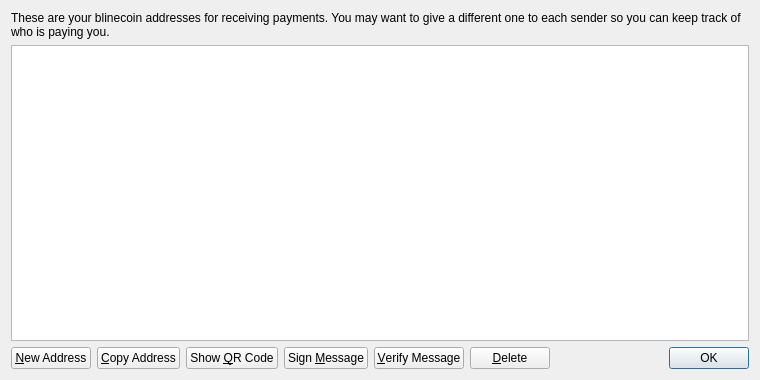
<?xml version="1.0" encoding="UTF-8"?>
<ui version="4.0">
 <class>AddressBookPage</class>
 <widget class="QWidget" name="AddressBookPage">
  <property name="geometry">
   <rect>
    <x>0</x>
    <y>0</y>
    <width>760</width>
    <height>380</height>
   </rect>
  </property>
  <property name="windowTitle">
   <string>Address Book</string>
  </property>
  <layout class="QVBoxLayout" name="verticalLayout">
   <item>
    <widget class="QLabel" name="labelExplanation">
     <property name="text">
      <string>These are your blinecoin addresses for receiving payments. You may want to give a different one to each sender so you can keep track of who is paying you.</string>
     </property>
     <property name="textFormat">
      <enum>Qt::PlainText</enum>
     </property>
     <property name="wordWrap">
      <bool>true</bool>
     </property>
    </widget>
   </item>
   <item>
    <widget class="QTableView" name="tableView">
     <property name="contextMenuPolicy">
      <enum>Qt::CustomContextMenu</enum>
     </property>
     <property name="toolTip">
      <string>Double-click to edit address or label</string>
     </property>
     <property name="tabKeyNavigation">
      <bool>false</bool>
     </property>
     <property name="alternatingRowColors">
      <bool>true</bool>
     </property>
     <property name="selectionMode">
      <enum>QAbstractItemView::SingleSelection</enum>
     </property>
     <property name="selectionBehavior">
      <enum>QAbstractItemView::SelectRows</enum>
     </property>
     <property name="sortingEnabled">
      <bool>true</bool>
     </property>
     <attribute name="verticalHeaderVisible">
      <bool>false</bool>
     </attribute>
    </widget>
   </item>
   <item>
    <layout class="QHBoxLayout" name="horizontalLayout">
     <item>
      <widget class="QPushButton" name="newAddressButton">
       <property name="toolTip">
        <string>Create a new address</string>
       </property>
       <property name="text">
        <string>&amp;New Address</string>
       </property>
       <property name="icon">
        <iconset resource="../bitcoin.qrc">
         <normaloff>:/icons/add</normaloff>:/icons/add</iconset>
       </property>
      </widget>
     </item>
     <item>
      <widget class="QPushButton" name="copyToClipboard">
       <property name="toolTip">
        <string>Copy the currently selected address to the system clipboard</string>
       </property>
       <property name="text">
        <string>&amp;Copy Address</string>
       </property>
       <property name="icon">
        <iconset resource="../bitcoin.qrc">
         <normaloff>:/icons/editcopy</normaloff>:/icons/editcopy</iconset>
       </property>
      </widget>
     </item>
     <item>
      <widget class="QPushButton" name="showQRCode">
       <property name="text">
        <string>Show &amp;QR Code</string>
       </property>
       <property name="icon">
        <iconset resource="../bitcoin.qrc">
         <normaloff>:/icons/qrcode</normaloff>:/icons/qrcode</iconset>
       </property>
      </widget>
     </item>
     <item>
      <widget class="QPushButton" name="signMessage">
       <property name="toolTip">
        <string>Sign a message to prove you own a blinecoin address</string>
       </property>
       <property name="text">
        <string>Sign &amp;Message</string>
       </property>
       <property name="icon">
        <iconset resource="../bitcoin.qrc">
         <normaloff>:/icons/edit</normaloff>:/icons/edit</iconset>
       </property>
      </widget>
     </item>
     <item>
      <widget class="QPushButton" name="verifyMessage">
       <property name="toolTip">
        <string>Verify a message to ensure it was signed with a specified blinecoin address</string>
       </property>
       <property name="text">
        <string>&amp;Verify Message</string>
       </property>
       <property name="icon">
        <iconset resource="../bitcoin.qrc">
         <normaloff>:/icons/transaction_0</normaloff>:/icons/transaction_0</iconset>
       </property>
      </widget>
     </item>
     <item>
      <widget class="QPushButton" name="deleteButton">
       <property name="toolTip">
        <string>Delete the currently selected address from the list</string>
       </property>
       <property name="text">
        <string>&amp;Delete</string>
       </property>
       <property name="icon">
        <iconset resource="../bitcoin.qrc">
         <normaloff>:/icons/remove</normaloff>:/icons/remove</iconset>
       </property>
      </widget>
     </item>
     <item>
      <spacer name="horizontalSpacer">
       <property name="orientation">
        <enum>Qt::Horizontal</enum>
       </property>
       <property name="sizeHint" stdset="0">
        <size>
         <width>40</width>
         <height>20</height>
        </size>
       </property>
      </spacer>
     </item>
     <item>
      <widget class="QDialogButtonBox" name="buttonBox">
       <property name="sizePolicy">
        <sizepolicy hsizetype="Maximum" vsizetype="Fixed">
         <horstretch>0</horstretch>
         <verstretch>0</verstretch>
        </sizepolicy>
       </property>
       <property name="standardButtons">
        <set>QDialogButtonBox::Ok</set>
       </property>
      </widget>
     </item>
    </layout>
   </item>
  </layout>
 </widget>
 <resources>
  <include location="../bitcoin.qrc"/>
 </resources>
 <connections/>
</ui>
